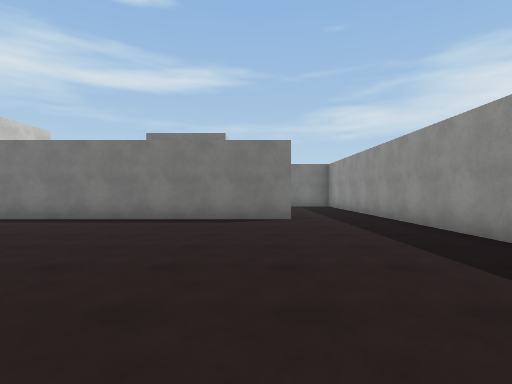
[1] (above)

24 first-person views from a walk through a 3-D level made in the Unity game engine. The camera is 1.3 m above the floor, looks level and sees 80° across. The floor is counted in squares, 2 m on a side. Each view is taken from the middle of a square. On the plan, view 1 faces up. The plan holds only what a view shows up to about 10 squares ahead; the rest is blank. The player character is not drawn. Surface patterns are stand-ins for the level's own textures.

[2]
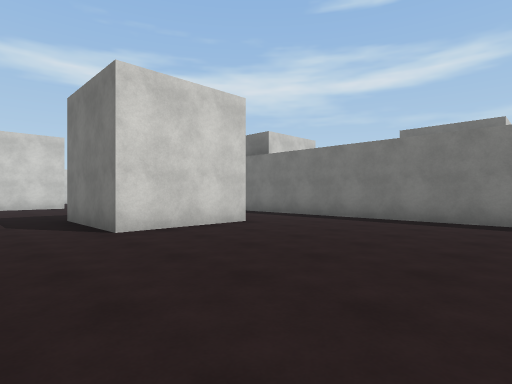

[3]
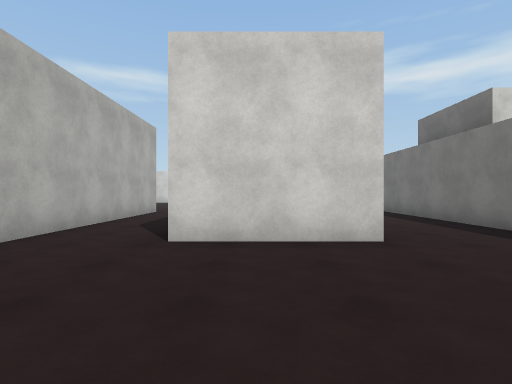

[4]
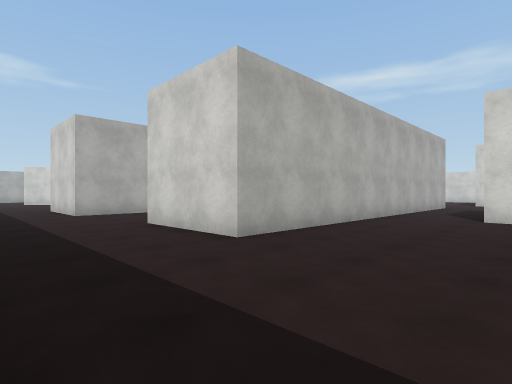

[5]
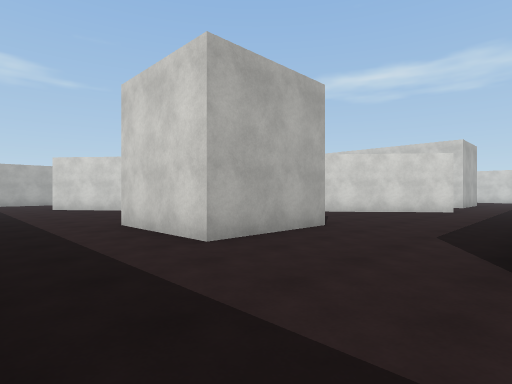

[6]
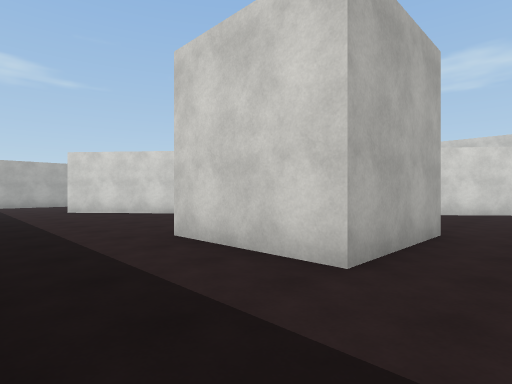

[7]
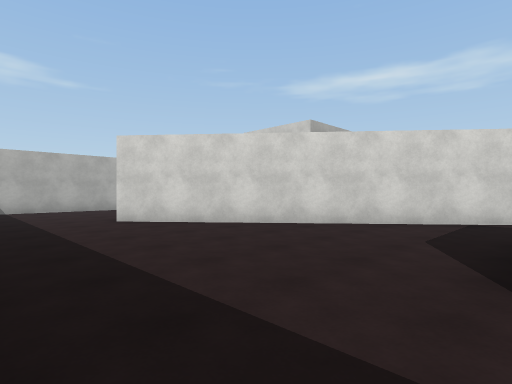

[8]
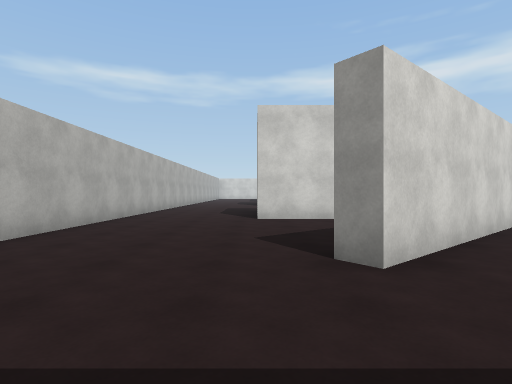

[9]
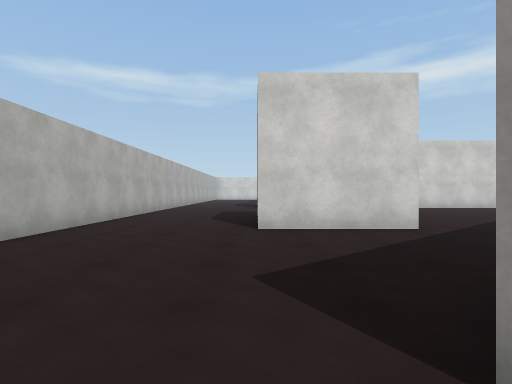

[10]
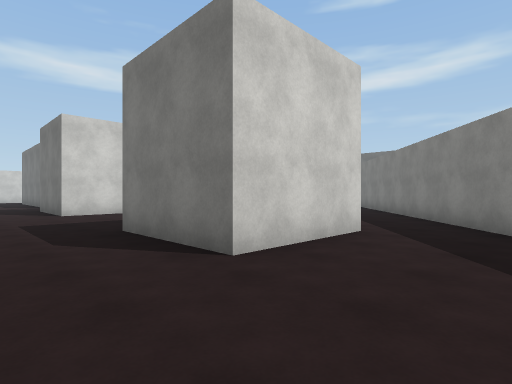

[11]
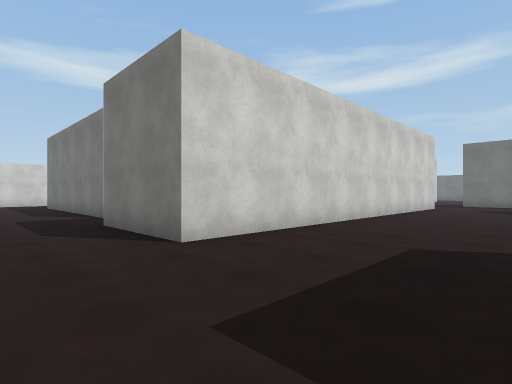

[12]
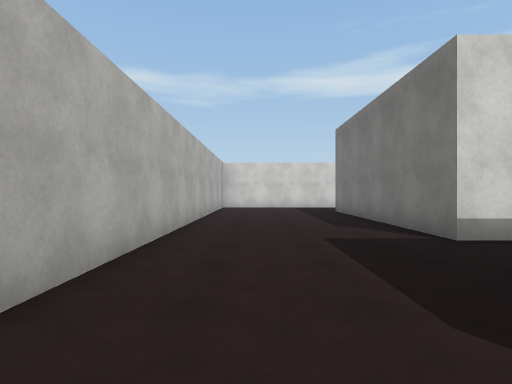

[13]
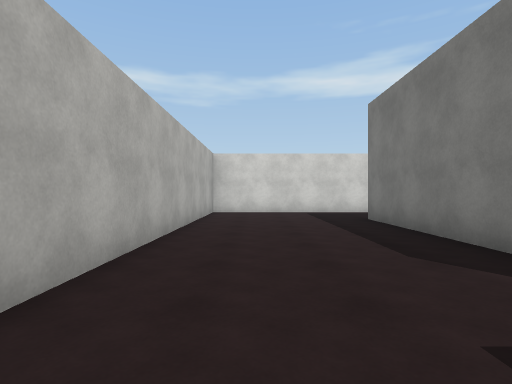

[14]
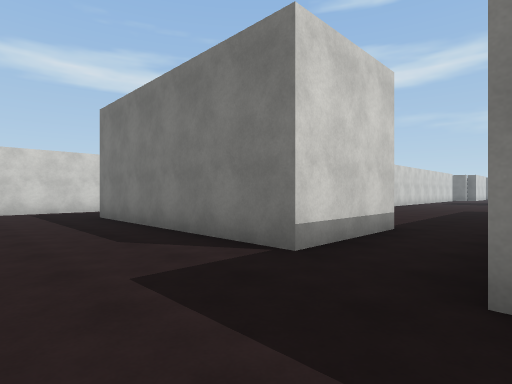

[15]
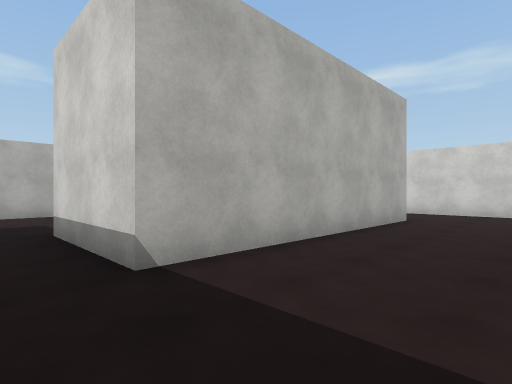

[16]
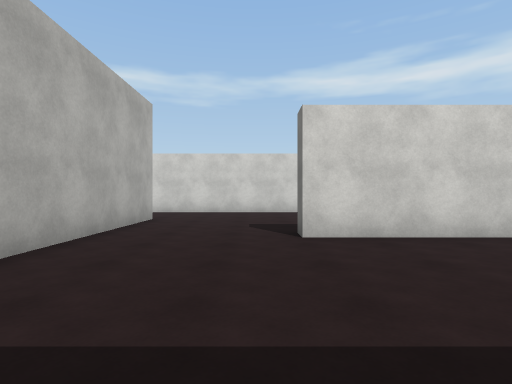

[17]
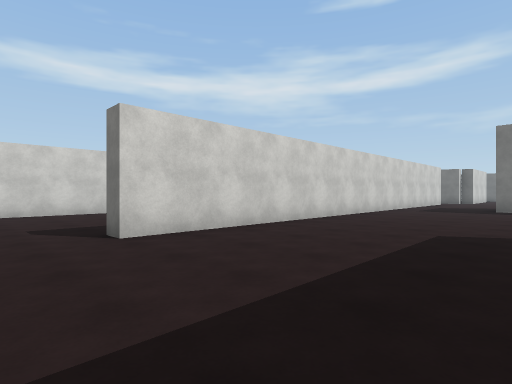

[18]
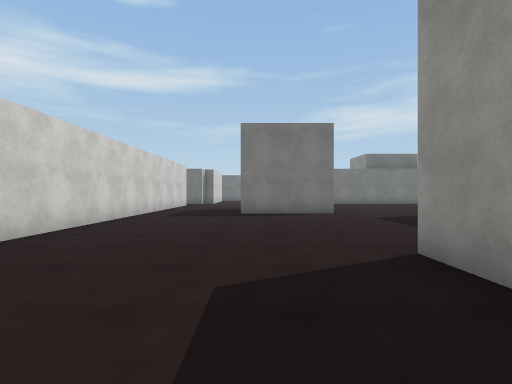

[19]
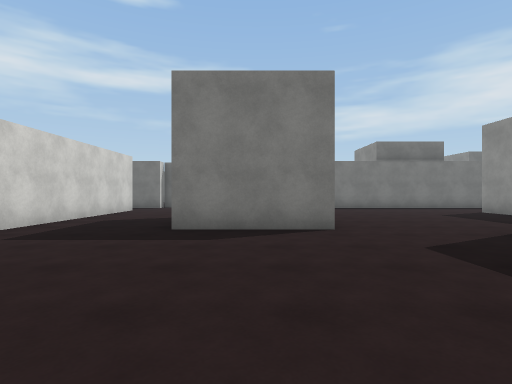

[20]
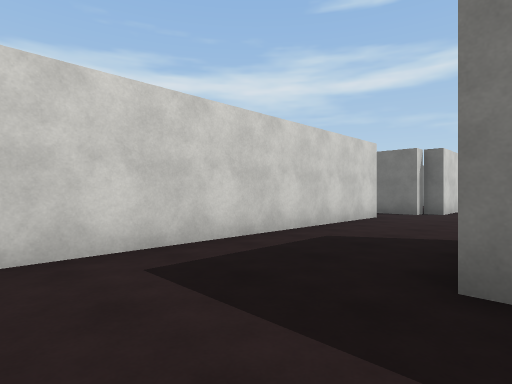

[21]
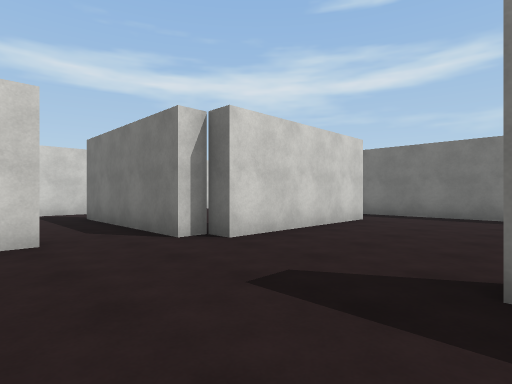

[22]
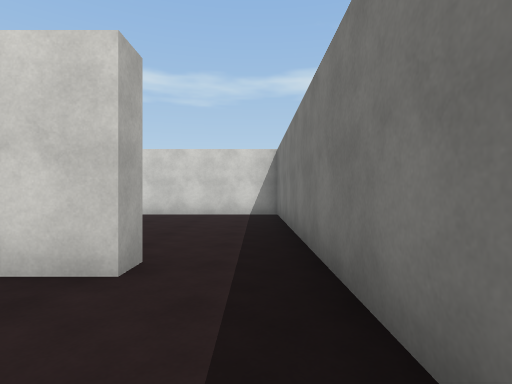

[23]
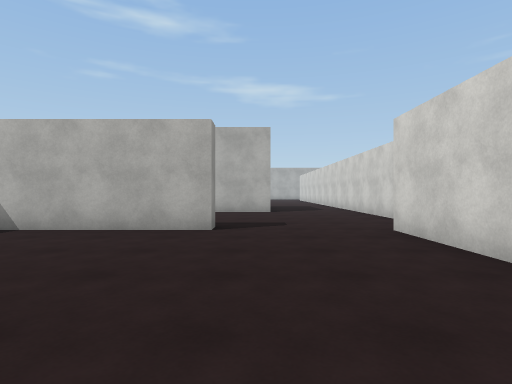

[24]
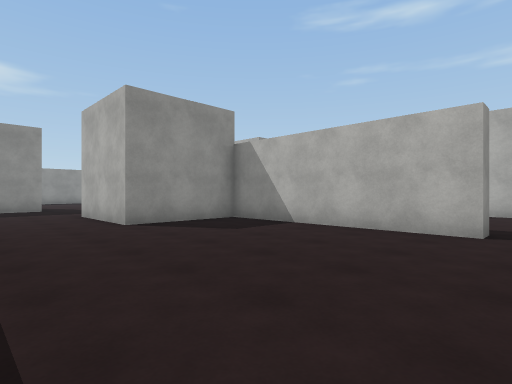

### Floor plan
Points are (right, up) in squares from view 1. A wall is a line through its corners. A room is listed if a view was taken in it or the views show most of it. See-through windows are left out.
Room 1 (views 1, 2, 3, 4, 5, 6, 7, 8, 9, 10, 11, 12, 13, 14, 15, 16, 17, 18, 19, 20, 21, 22, 23, 24)
walls: (-8.3, -5.4) (-6.3, -7.8); (-11, -0.3) (0.1, -0.3) (0.1, -3.1); (-11.5, -8.4) (-11.5, -16.9) (-14.4, -16.9); (-14.3, -7) (-14.3, -5.8); (-13.6, 0.3) (-16.5, 0.3); (-4.8, -9.6) (0.4, -15.9) (0, -16.3); (-7.8, 3.5) (-7.8, 4.8); (-2.2, -6.3) (0.6, -6.3) (0.6, -9.1); (-16.5, 3.1) (-14.6, 3.1); (-5, 4.8) (-5, 1.8) (-7.9, 1.8); (-4.4, -14.1) (-4.4, -16.9) (-7.2, -16.9); (-2.5, -13.2) (-6.1, -8.9); (-15.2, 7.2) (-15.2, 7.8) (-10, 7.8) (-10, 10.6) (-7.1, 10.6); (-19.3, 5.8) (-19.3, -10.3) (-19.9, -10.3); (3.3, 3.9) (3.3, 10); (-24.8, -8.6) (-24.8, -20.4) (-13.6, -20.4); (-22.4, -13.5) (-16.1, -13.5) (-16.1, -16.3) (-22.4, -16.3); (0.9, 7.3) (-11, 7.3); (-3.9, 10.9) (-3.9, 12); (-9, -20.4) (2, -20.4); (-18.3, 11.9) (-18.3, 7.8) (-18.9, 7.8) (-18.9, 7.3) (-23, 7.3); (-15.9, 13.6) (-18.6, 13.6)
ways out: opening at (-24, 7); opening at (-19, 12.5)

Where each view was taken, in squares from view 1:
view 1: 0 up, 0 right, facing up
view 2: 0 up, 0 right, facing up-left
view 3: 3 up, 1 left, facing left
view 4: 3 up, 3 right, facing down-left
view 5: 3 down, 3 right, facing down-left
view 6: 5 down, 3 right, facing down-left
view 7: 9 down, 3 right, facing down-left
view 8: 17 down, 3 right, facing left
view 9: 17 down, 1 right, facing left
view 10: 19 down, 2 left, facing up-left
view 11: 19 down, 8 left, facing up-left
view 12: 19 down, 12 left, facing left
view 13: 19 down, 15 left, facing left
view 14: 19 down, 14 left, facing up-left
view 15: 11 down, 15 left, facing down-left
view 16: 11 down, 15 left, facing left
view 17: 12 down, 15 left, facing up-left
view 18: 9 down, 16 left, facing up
view 19: 5 down, 15 left, facing up
view 20: 2 down, 16 left, facing up-left
view 21: 5 up, 15 left, facing up-left
view 22: 13 up, 16 left, facing left
view 23: 13 up, 16 left, facing down
view 24: 13 up, 16 left, facing down-right
